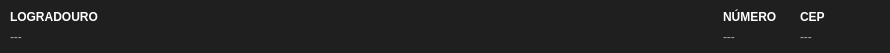
   <widget class="QWidget" name="widgetEnderecoEntregaImovel_2" native="true">
    <property name="geometry">
     <rect>
      <x>0</x>
      <y>74</y>
      <width>890</width>
      <height>53</height>
     </rect>
    </property>
    <property name="styleSheet">
     <string notr="true">background-color: #1f1f1f;
border-radius: 4px;</string>
    </property>
    <widget class="QWidget" name="horizontalLayoutWidget_22">
     <property name="geometry">
      <rect>
       <x>10</x>
       <y>6</y>
       <width>871</width>
       <height>41</height>
      </rect>
     </property>
     <layout class="QHBoxLayout" name="horizontalLayout_22" stretch="560,56,64">
      <item>
       <layout class="QVBoxLayout" name="verticalLayout_62">
        <property name="spacing">
         <number>0</number>
        </property>
        <item>
         <widget class="QLabel" name="label_61">
          <property name="sizePolicy">
           <sizepolicy hsizetype="Expanding" vsizetype="Preferred">
            <horstretch>0</horstretch>
            <verstretch>0</verstretch>
           </sizepolicy>
          </property>
          <property name="maximumSize">
           <size>
            <width>16777215</width>
            <height>16777215</height>
           </size>
          </property>
          <property name="styleSheet">
           <string notr="true">font-weight: bold;
color: white;</string>
          </property>
          <property name="text">
           <string>LOGRADOURO</string>
          </property>
         </widget>
        </item>
        <item>
         <widget class="QLabel" name="labelEnderecoEntregaImovelLogradouro">
          <property name="sizePolicy">
           <sizepolicy hsizetype="Expanding" vsizetype="Preferred">
            <horstretch>0</horstretch>
            <verstretch>0</verstretch>
           </sizepolicy>
          </property>
          <property name="maximumSize">
           <size>
            <width>16777215</width>
            <height>16777215</height>
           </size>
          </property>
          <property name="styleSheet">
           <string notr="true">color: #aaa;</string>
          </property>
          <property name="text">
           <string>---</string>
          </property>
         </widget>
        </item>
       </layout>
      </item>
      <item>
       <layout class="QVBoxLayout" name="verticalLayout_63">
        <property name="spacing">
         <number>0</number>
        </property>
        <item>
         <widget class="QLabel" name="label_62">
          <property name="sizePolicy">
           <sizepolicy hsizetype="Expanding" vsizetype="Preferred">
            <horstretch>0</horstretch>
            <verstretch>0</verstretch>
           </sizepolicy>
          </property>
          <property name="maximumSize">
           <size>
            <width>16777215</width>
            <height>16777215</height>
           </size>
          </property>
          <property name="styleSheet">
           <string notr="true">font-weight: bold;
color: white;</string>
          </property>
          <property name="text">
           <string>NÚMERO</string>
          </property>
         </widget>
        </item>
        <item>
         <widget class="QLabel" name="labelEnderecoEntregaImovelNumero">
          <property name="sizePolicy">
           <sizepolicy hsizetype="Expanding" vsizetype="Preferred">
            <horstretch>0</horstretch>
            <verstretch>0</verstretch>
           </sizepolicy>
          </property>
          <property name="maximumSize">
           <size>
            <width>16777215</width>
            <height>16777215</height>
           </size>
          </property>
          <property name="styleSheet">
           <string notr="true">color: #aaa;</string>
          </property>
          <property name="text">
           <string>---</string>
          </property>
         </widget>
        </item>
       </layout>
      </item>
      <item>
       <layout class="QVBoxLayout" name="verticalLayout_64">
        <property name="spacing">
         <number>0</number>
        </property>
        <item>
         <widget class="QLabel" name="label_81">
          <property name="sizePolicy">
           <sizepolicy hsizetype="Expanding" vsizetype="Preferred">
            <horstretch>0</horstretch>
            <verstretch>0</verstretch>
           </sizepolicy>
          </property>
          <property name="maximumSize">
           <size>
            <width>16777215</width>
            <height>16777215</height>
           </size>
          </property>
          <property name="styleSheet">
           <string notr="true">font-weight: bold;
color: white;</string>
          </property>
          <property name="text">
           <string>CEP</string>
          </property>
         </widget>
        </item>
        <item>
         <widget class="QLabel" name="labelEnderecoEntregaImovelCep">
          <property name="sizePolicy">
           <sizepolicy hsizetype="Expanding" vsizetype="Preferred">
            <horstretch>0</horstretch>
            <verstretch>0</verstretch>
           </sizepolicy>
          </property>
          <property name="maximumSize">
           <size>
            <width>16777215</width>
            <height>16777215</height>
           </size>
          </property>
          <property name="styleSheet">
           <string notr="true">color: #aaa;</string>
          </property>
          <property name="text">
           <string>---</string>
          </property>
         </widget>
        </item>
       </layout>
      </item>
     </layout>
    </widget>
   </widget>
